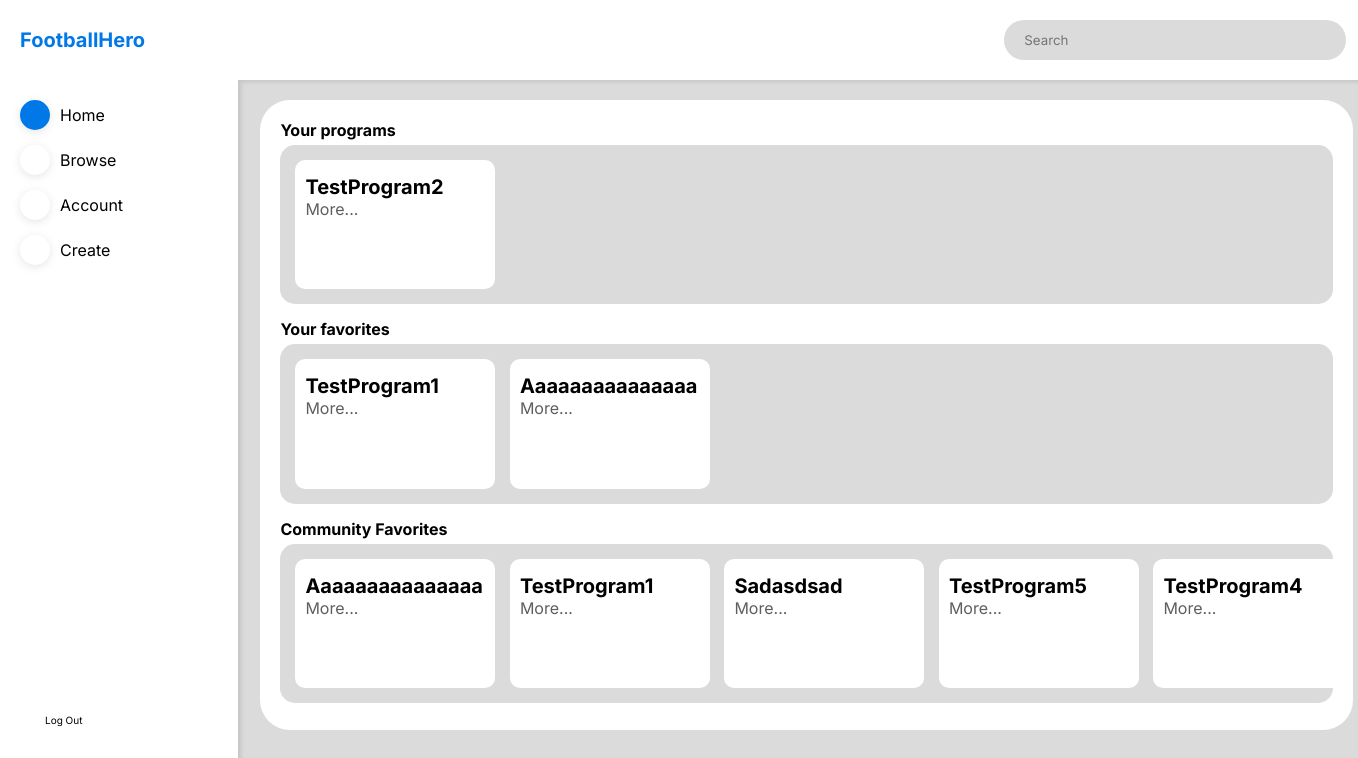
The page /dashboard (signed in) on the database its author committed.
### website/models.py (models this page shows)
class Program(db.Model):
    id = db.Column(db.Integer, primary_key=True)
    name = db.Column(db.String(150), nullable=False)
    user_id = db.Column(db.Integer, db.ForeignKey('user.id'), nullable=False)
    description = db.Column(db.String(3000))
    exercises = db.relationship(
        'Exercise', secondary=ExerciseProgram, backref='exercises')
    favorited = db.relationship(
        'User', secondary=FavoriteProgram, backref=db.backref('favirouted'),  lazy='dynamic')

### website/dashboard.py (the view)
@dashboard.route("/dashboard")
def home():
    if 'user' in session:
        user = db.session.query(User).filter(
            User.username == session['user']).first()
        if not user:
            abort(404)
        programscreated = db.session.query(Program.id, Program.name).filter(
            (Program.user_id == int(user.id))).all()
        UserFavorites = user.favorites.all()
        mostfavorites = db.session.query(
            FavoriteProgram.columns.program_id.label('id'), Program.name).join(Program).group_by(FavoriteProgram.columns.program_id).order_by(desc(func.count(FavoriteProgram.columns.program_id))).limit(5).all()
        return render_template('dashboard.html', user=user, programscreated=programscreated, UserFavorites=UserFavorites, mostfavorites=mostfavorites)
    else:
        return redirect((url_for('auth.signin')))

### website/templates/dashboard.html
{% extends 'dashboard_template.html' %}
{% block content %}
<div class="dashboard-body-element dashboard-body-first dashboard-dashboard-programs">
    <p class="dashboard-dashboard-programs-header">Your programs</p>
    <div class="dashboard-dashboard-programs-list">
        {% for program in programscreated%}
        <div class="dashboard-dashboard-programs-list-card">
            <p>{{program.name}}</p>
            <a onclick="location.href = '/program/{{program.id}}'">more...</a>
        </div>
        {% endfor %}
    </div>
    <p class="dashboard-dashboard-programs-header">Your favorites</p>
    <div class="dashboard-dashboard-programs-list">
        {% for program in UserFavorites%}
        <div class="dashboard-dashboard-programs-list-card">
            <p>{{program.name}}</p>
            <a onclick="location.href = '/program/{{program.id}}'">more...</a>
        </div>
        {% endfor %}
    </div>
    <p class="dashboard-dashboard-programs-header">Community Favorites</p>
    <div class="dashboard-dashboard-programs-list">
        {% for program in mostfavorites%}
        <div class="dashboard-dashboard-programs-list-card">
            <p>{{program.name}}</p>
            <a onclick="location.href = '/program/{{program.id}}'">more...</a>
        </div>
        {% endfor %}
    </div>
</div>
{% endblock %}

### website/static/styles.css (style rules this page uses)
* { padding: 0; margin: 0; box-sizing: border-box; font-family: "Inter", "Poppins"; }
:root { --main-color: #0078e7; --secondary-color: #dbdbdb; --background-colour: #ffffff; --text-color-1: #000000; --text-color-2: #5e5e5e; --text-color-3: #ffffff; }
html { scroll-behavior: smooth; }
.dashboard-body-first { margin-top: 40px; }
.dashboard-body-element { width: 96%; margin-left: auto; margin-right: auto; background-color: var(--background-colour); padding: 20px; border-radius: 30px; }
.dashboard-dashboard-programs { margin-top: 20px; height: 60%; min-height: 400px; }
.dashboard-dashboard-programs-header { font-weight: bold; margin-bottom: 5px; }
.dashboard-dashboard-programs-list { background-color: var(--secondary-color); padding: 15px; border-radius: 15px; height: 27%; margin-bottom: 15px; overflow-x: auto; white-space: nowrap; }
.dashboard-dashboard-programs-list-card { display: inline-block; height: 100%; width: 200px; margin-right: 10px; background-color: var(--background-colour); padding: 10px; border-radius: 10px; text-transform: capitalize; position: relative; }
.dashboard-dashboard-programs-list-card p:first-child { font-weight: bold; font-size: 20px; max-width: 200px; }
.dashboard-dashboard-programs-list-card p { margin-top: 5px; }
.dashboard-dashboard-programs-list-card a { color: var(--text-color-2); }
.dashboard-dashboard-programs { height: 90%; min-height: 600px; margin-top: 20px; }

### rows shown on the page
Program: name "TestProgram2"
Program: name "TestProgram1"
Program: name "Aaaaaaaaaaaaaaa"
Program: name "Sadasdsad"
Program: name "TestProgram5"
Program: name "TestProgram4"

### other values the page prints
{{ program.name }} "Aaaaaaaaaaaaaaa" "TestProgram1"
